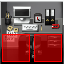

The image is a tile-based game level rendered from a .tmx file. Its description and source (layers, tilesets, objects; grid data summarised) follow:
An orthogonal 2x2 tile map with 32x32 px tiles, 2 tile layers (objects, collision), 1 hidden layer not drawn, 6 tilesets.

<map version="1.0" orientation="orthogonal" width="2" height="2" tilewidth="32" tileheight="32">
 <tileset firstgid="1" name="furniture-modern" tilewidth="32" tileheight="32">
  <image source="../maps/graphics/tiles/furniture-modern.png" width="512" height="512" />
 </tileset>
 <tileset firstgid="257" name="furniture-placement" tilewidth="32" tileheight="32">
  <image source="../maps/graphics/tiles/furniture-placement.png" width="64" height="64" />
  <tile id="2">
   <properties>
    <property name="constraint" value="ground" />
   </properties>
  </tile>
  <tile id="3">
   <properties>
    <property name="constraint" value="wall" />
   </properties>
  </tile>
 </tileset>
 <tileset firstgid="261" name="collision" tilewidth="32" tileheight="32">
  <image source="../maps/graphics/tiles/collision.png" width="64" height="32" />
  <tile id="0">
   <properties>
    <property name="collision" value="short" />
   </properties>
  </tile>
 </tileset>
 <tileset firstgid="263" name="furniture-lab" tilewidth="32" tileheight="32">
  <image source="../maps/graphics/tiles/furniture-lab.png" width="512" height="512" />
 </tileset>
 <tileset firstgid="519" name="future-obj3" tilewidth="32" tileheight="32">
  <image source="../image-atlases/future-obj3.png" width="512" height="512" />
 </tileset>
 <tileset firstgid="775" name="future-obj4" tilewidth="32" tileheight="32">
  <image source="../image-atlases/future-obj4.png" width="512" height="512" />
 </tileset>
 <layer name="objects" width="2" height="2">
  <data>[4 cells, 4 non-empty, 4 distinct tile ids]</data>
 </layer>
 <layer name="constraints" width="2" height="2" visible="0">
  <data>[4 cells, 4 non-empty, 2 distinct tile ids]</data>
 </layer>
 <layer name="collision" width="2" height="2">
  <data>[4 cells, 2 non-empty, 1 distinct tile ids]</data>
 </layer>
</map>
